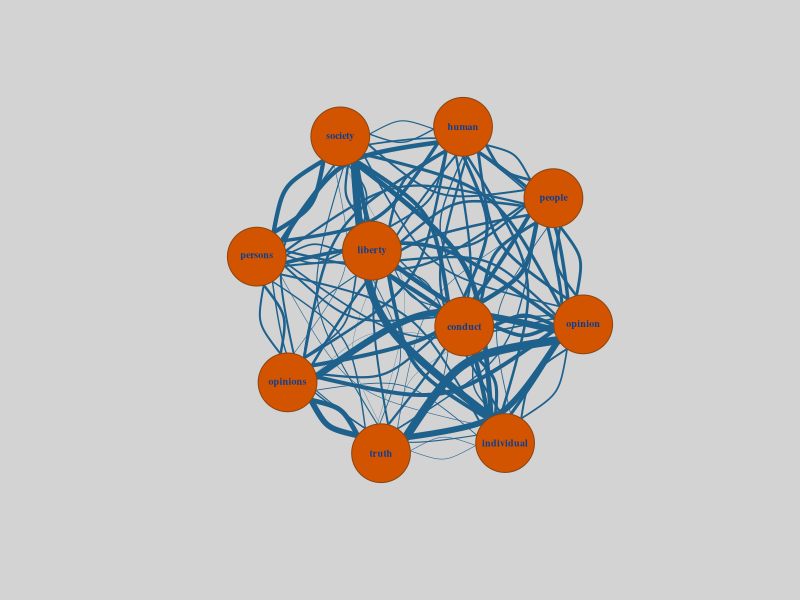

Generate this figure with R:
## ---- chunk 1

library(tidytext)
library(dplyr)
library(igraph)
library(tidyverse)
library(knitr)
library(kableExtra)

## ---- chunk 2

# Example full text (replace this with the actual text)
#text <- "Freedom and justice are essential for a fair society. #Liberty and equality are pillars of rights..."

text <- scan("On Liberty.txt", what = "character", sep = "\n")

text_df <- tibble(doc_id = 1:length(text), text = text)

text_df <- text_df %>%
  summarize(text = paste(text, collapse = " "))

## ---- chunk 3

# Create a single document identifier and tokenize
tokens <- text_df %>%
  mutate(doc_id = 1) %>%  # Adding a single document identifier
  unnest_tokens(word, text) %>%
  anti_join(stop_words, by = "word")  # Remove common stopwords

# Calculate term frequency (TF) by counting occurrences of each word
word_counts <- tokens %>%
  count(doc_id, word, sort = TRUE)

# Display the top 10 most frequent words
# Select only the "word" and "n" columns and rename "n" to "Frequency"
word_counts %>%
  select(word, n) %>%
  head(10) %>%
  rename(Frequency = n, Word = word) %>%  # Rename columns for better display
  kable("html", caption = "Top 10 Most Frequent Words") %>%
  kable_styling(full_width = FALSE, bootstrap_options = c("striped", "hover", "condensed"))

## ---- chunk 4

# Filter tokens to include only the top terms
filtered_tokens <- tokens %>%
  filter(word %in% word_counts$word[1:10]) %>%
  mutate(word_id = row_number())  # Re-assign word IDs after filtering

# Set window size for co-occurrences
window_size <- 1

# Create sliding windows and co-occurrence pairs using only the top terms
word_pairs <- filtered_tokens %>%
  crossing(window = 1:window_size) %>%
  mutate(window_id = word_id + window) %>%
  inner_join(
    filtered_tokens %>% select(word_id, word_y = word),
    by = c("window_id" = "word_id")
  ) %>%
  rename(word_x = word) %>%
  filter(word_x != word_y) %>%
  count(word_x, word_y, sort = TRUE)


# Create a kable table to display the top 10 word pairs by co-occurrence frequency
word_pairs %>%
  head(10) %>%  # Show only the top 10 pairs for simplicity
  kable("html", col.names = c("Word 1", "Word 2", "Frequency"), caption = "Top 10 Word Co-Occurrences") %>%
  kable_styling(full_width = FALSE, bootstrap_options = c("striped", "hover", "condensed"))


## ---- chunk 5

# Create co-occurrence matrix
cooccurrence_matrix <- word_pairs %>%
  pivot_wider(names_from = word_x, values_from = n, values_fill = 0) %>%
  column_to_rownames(var = "word_y") %>%
  as.matrix()

## ---- chunk 6
#| fig.align: "center"

# Build graph from co-occurrence pairs
graph <- graph_from_data_frame(word_pairs, directed = FALSE)

par(bg = "lightgray")  # Set background color for the plot

plot(graph, 
     layout = layout_with_fr(graph),
     vertex.size = degree(graph) * 2,               # Node size based on degree
     vertex.color = "#D35400",                      # Dark burnt orange for nodes
     vertex.frame.color = "#8B4513",                # Darker brown for node borders
     vertex.label.color = "#0B3D91",                # Navy blue for label text for high contrast
     vertex.label.cex = 0.6,                        # Font size for labels
     vertex.label.font = 2,                         # Bold font for labels
     edge.color = "#1F618D",                        # Rich navy blue for edges
     edge.width = E(graph)$n / max(E(graph)$n) * 8,  # Edge thickness based on co-occurrence
     edge.arrow.size = 0                           # Remove arrows for undirected edges
)
